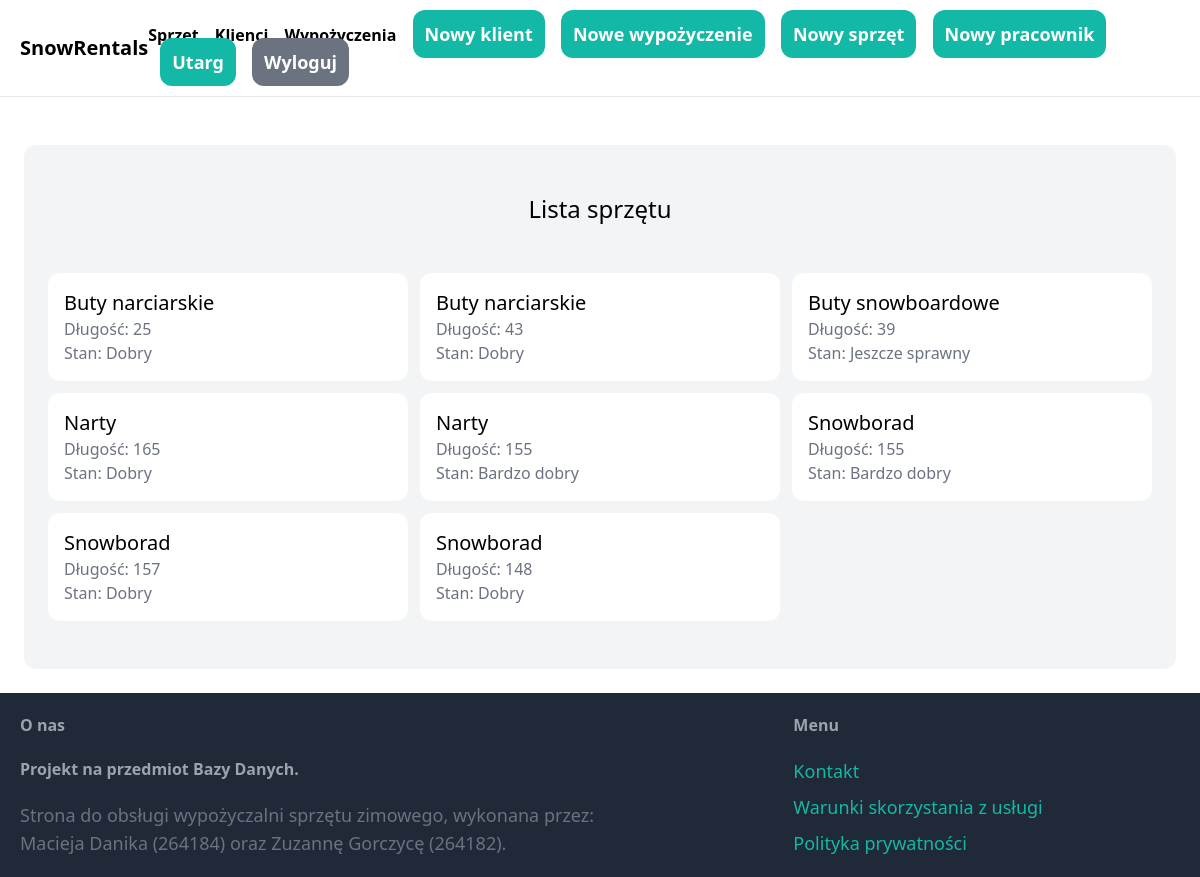
The app's page /sprzet/ (signed in), older data.
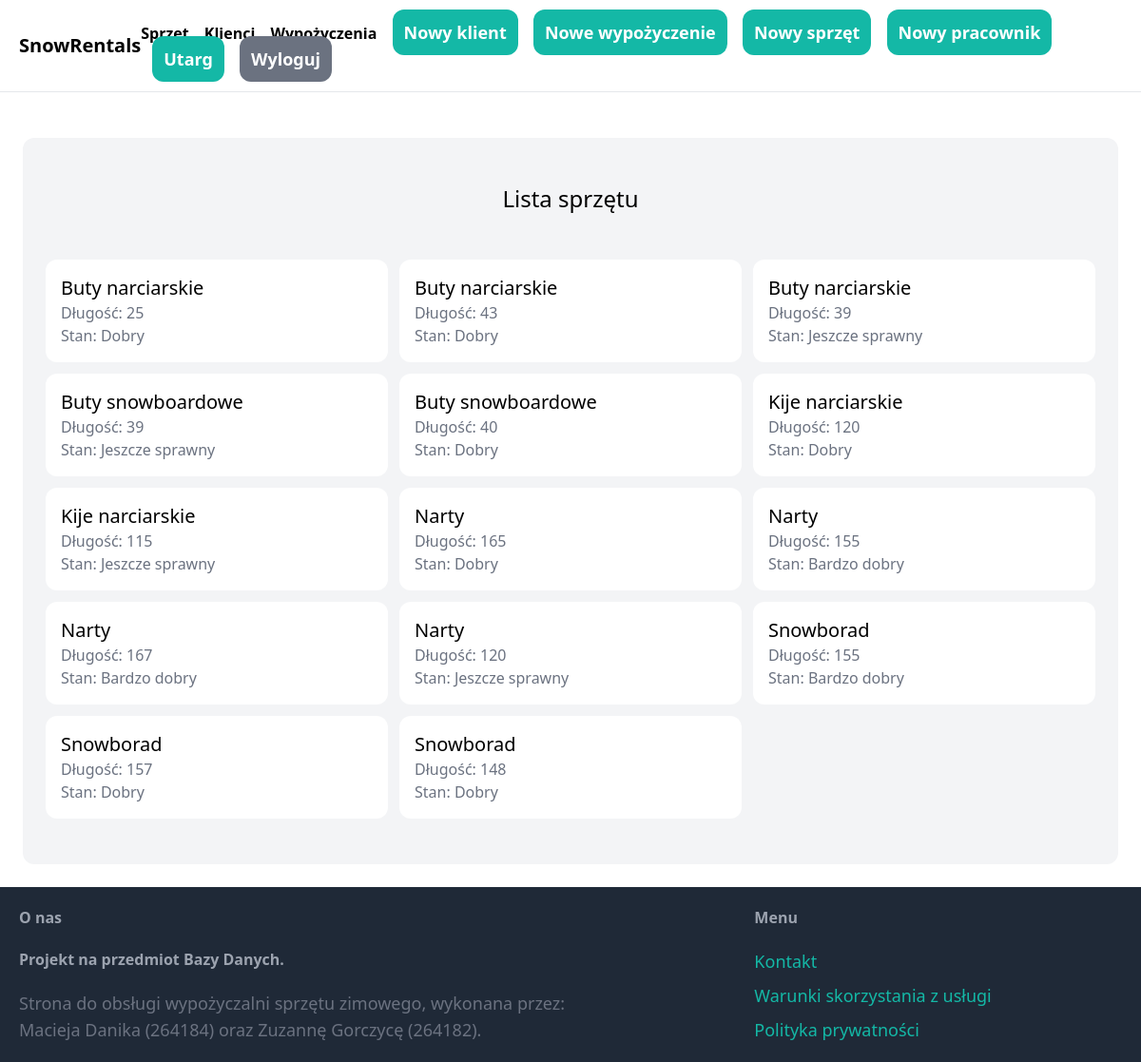
The same page, newer data.
### item/models.py (models this page shows, shortened)
class Sprzet(models.Model):
    rodzaj = models.ForeignKey(Kategoria, on_delete=models.CASCADE)
    dlugosc = models.IntegerField(validators=[wiekszeOdZera], null=False, default=0)
    marka = models.CharField(max_length=40)
    stan = models.ForeignKey(Stan, on_delete=models.CASCADE)
    cena = models.IntegerField(validators=[wiekszeOdZera], default=30)
    wypozyczone = models.ForeignKey(BOOL, null=True, on_delete=models.SET_NULL)
    class Meta:
        ordering = ('rodzaj',)
        verbose_name_plural = 'Lista sprzętu'

class Kategoria(models.Model):
    kategoria = models.CharField(max_length=40)
    class Meta:
        ordering=('kategoria',)
        verbose_name_plural = 'Kategorie'
    def __str__(self):
        return self.kategoria

class Stan(models.Model):
    stan = models.CharField(max_length=20)
    class Meta:
        ordering=('stan',)
        verbose_name_plural = 'Stany'
    def __str__(self):
        return self.stan

### core/views.py (the view)
# urls.py: path('sprzet/', sprzet, name='sprzet'),
@login_required()
def sprzet(request):
    items = Sprzet.objects.all()
    return render(request, 'core/sprzet.html',{
        'items': items,
    })

### core/templates/core/sprzet.html (shortened to what this page needs)
{% extends 'core/base.html' %}
{% block content %}
    <div class="mt-6 px-6 py-12 bg-gray-100 rounded-xl">
        <h2 class="mb-12 text-2xl text-center">Lista sprzętu</h2>
            <div class="grid grid-cols-3 gap-3">
                {% for item in items %}
                <div>
                    <a href="{% url 'item:sprzet_szczegol' item.id %}">
                        <div class="p-4 bg-white rounded-xl">
                            <h2 class="text-xl">{{ item.rodzaj }}</h2>
                            <p class="text-gray-500">Długość: {{ item.dlugosc }}</p>
                            <p class="text-gray-500">Stan: {{ item.stan }}</p>
                        </div>
                    </a>
                </div>
                {% endfor %}
            </div>
    </div>
{% endblock %}

### core/templates/core/base.html (shortened to what this page needs)
<!doctype html>
<html>
    <head>
        <script src="https://cdn.tailwindcss.com"> </script>
    </head>
    <body>
        <nav class="px-5 py-5 flex justify-between items-center border-b border-gray-200">
            <a href="/" class="text-xl font-semibold">SnowRentals</a>
            <div class="space-x-3">
                <a href="{% url 'sprzet' %}" class="text=lg font-semibold hover:text-gray-500">Sprzęt</a>
                <a href="{% url 'klient' %}" class="text=lg font-semibold hover:text-gray-500">Klienci</a>
                <a href="{% url 'wypozyczenie' %} " class="text=lg font-semibold hover:text-gray-500">Wypożyczenia</a>
                {% if request.user.is_authenticated %}
                    <a href="{% url 'item:nowyKlient' %}" class="px-3 py-3 text-lg font-semibold bg-teal-500 text-white rounded-xl hover:bg-teal-700">Nowy klient</a>
                    <a href="{% url 'item:noweWypozyczenie' %}" class="px-3 py-3 text-lg font-semibold bg-teal-500 text-white rounded-xl hover:bg-teal-700">Nowe wypożyczenie</a>
                    {% if request.user.is_staff %}
                        <a href="{% url 'item:nowySprzet' %}" class="px-3 py-3 text-lg font-semibold bg-teal-500 text-white rounded-xl hover:bg-teal-700">Nowy sprzęt</a>
                        <a href="{% url 'core:signup' %}" class="px-3 py-3 text-lg font-semibold bg-teal-500 text-white rounded-xl hover:bg-gray-700">Nowy pracownik</a>
                        <a href="{% url 'utarg' %}" class="px-3 py-3 text-lg font-semibold bg-teal-500 text-white rounded-xl hover:bg-gray-700">Utarg</a>
                    {% endif %}
                    <a href="{% url 'core:logout' %}" class="px-3 py-3 text-lg font-semibold bg-gray-500 text-white rounded-xl hover:bg-gray-700">Wyloguj</a>
                {% else %}
                    <a href="{% url 'core:login' %}" class="px-5 py-5 text-xl font-semibold bg-gray-500 text-white rounded-xl hover:bg-gray-700">Zaloguj się</a>
                {% endif %}
            </div>
        </nav>
        <div class="px-6 py-6">
            {% block content %}
            {% endblock %}
        </div>
        <footer class="py-5 px-5 flex justify-between bg-gray-800">
            <div class="w-2/3 pr-10">
                <h1 class="mb-5 font-semibold text-gray-400">O nas</h1>
                <h2 class="mb-5 font-semibold text-gray-400">Projekt na przedmiot Bazy Danych.</h2>
                <p class="text-lg text-gray-500"> Strona do obsługi wypożyczalni sprzętu zimowego, wykonana przez:</p>
                <p class="text-lg text-gray-500"> Macieja Danika (264184) oraz Zuzannę Gorczycę (264182).</p>
            </div>
            <div class="w-1/3">
                <h3 class="mb-5 font-semibold text-gray-400">Menu</h3>
                <ul class="space-y-2">
                    <li><a href="{% url 'core:kontakt' %}" class="text-lg text-teal-500 hover:text-teal-700">Kontakt</a> </li>
                    <li><a href="#" class="text-lg text-teal-500 hover:text-teal-700">Warunki skorzystania z usługi</a> </li>
                    <li><a href="#" class="text-lg text-teal-500 hover:text-teal-700">Polityka prywatności</a> </li>
                </ul>
            </div>
        </footer>
    </body>
</html>

Row changes from the older to the newer data that the page shows:
added Sprzet: rodzaj "Buty narciarskie", dlugosc "39", stan "Jeszcze sprawny"
added Sprzet: rodzaj "Buty snowboardowe", dlugosc "40", stan "Dobry"
added Sprzet: rodzaj "Kije narciarskie", dlugosc "120", stan "Dobry"
added Sprzet: rodzaj "Kije narciarskie", dlugosc "115", stan "Jeszcze sprawny"
added Sprzet: rodzaj "Narty", dlugosc "167", stan "Bardzo dobry"
added Sprzet: rodzaj "Narty", dlugosc "120", stan "Jeszcze sprawny"
